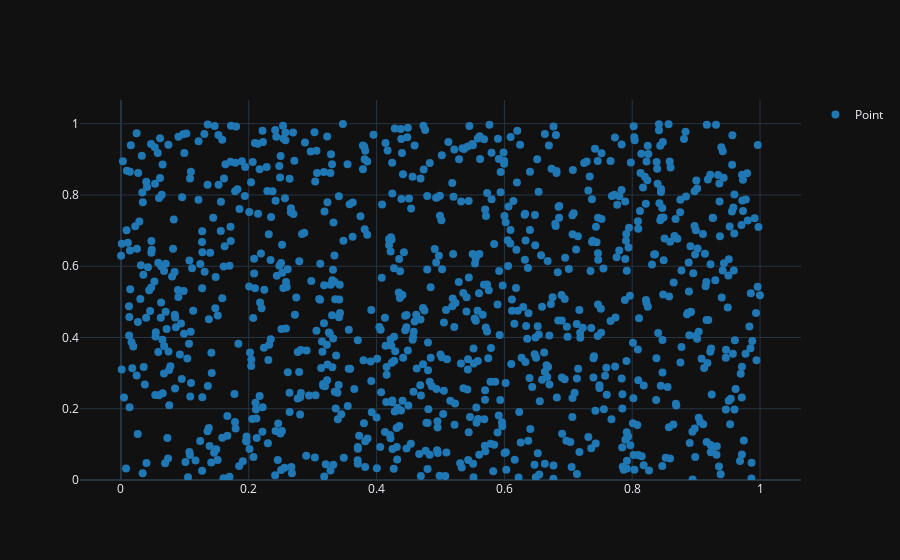

Notebook code cell kept with this figure:
### Code cell
x = np.random.random(1000)
y = np.random.random(1000)
df = pd.DataFrame({'x': x, 'y': y})

ggplot(df) + geom_point(aes(x='x', y='y')) + theme_dark()

### Figure 1 — Plotly figure (JSON) as saved in the notebook; plotly's stock layout.template omitted (floating-point values rounded to 4 significant figures; data arrays with more than 128 entries replaced by an {"elided": "..."} marker saying what was removed)
{"data": [{"legendgroup": "Point", "marker": {"color": "#1f77b4", "size": 8, "symbol": "circle"}, "mode": "markers", "name": "Point", "opacity": 1, "showlegend": true, "type": "scatter", "x": {"elided": "1000 float values"}, "xaxis": "x", "y": {"elided": "1000 float values"}, "yaxis": "y"}], "layout": {"xaxis": {"anchor": "y", "domain": [0, 1]}, "yaxis": {"anchor": "x", "domain": [0, 1], "rangemode": "tozero"}}}
